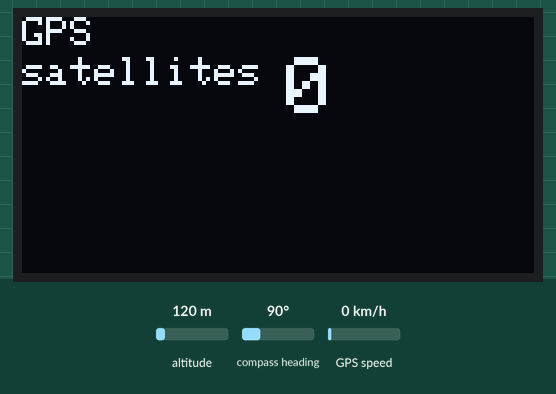
Simulated run of this sketch. Board: ESP8266 (NodeMCU). Parts: 128×64 one-colour display. The inputs (shaded band) are chosen by the test bench; at power-on: altitude 120 m, compass heading 90°, GPS speed 0 km/h. WiFi joins after 1.5 s; servers stay silent unless stated; the GPS gets a fix after 3 s at 37.7749, -122.4194 with 8 satellites; what the sketch prints to the serial monitor is not drawn.

Above: at 1.6 s.
At 3.6 s:
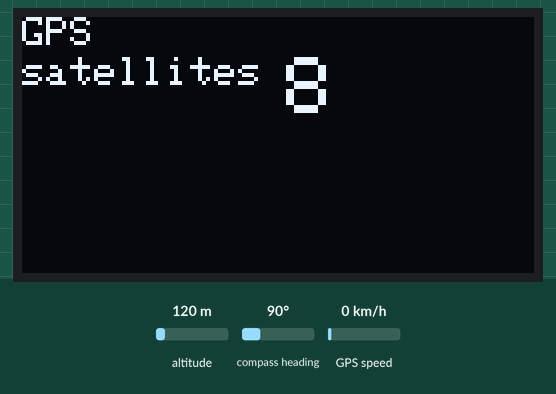

Measured:
- what the display in image 0 shows lasts 2.0 s, from 1.6 s to 3.6 s

The sketch:

esp8266_gpsreader_RoboProto.ino
```cpp
#include <TinyGPS++.h> // library for GPS module
#include <SoftwareSerial.h>
#include <ESP8266WiFi.h>
#include <SPI.h>
#include <Wire.h>
#include <Adafruit_GFX.h>
#include <Adafruit_SSD1306.h>
TinyGPSPlus gps;  // The TinyGPS++ object
SoftwareSerial ss(13, 12); // The serial connection to the GPS device
const char* ssid = "SSID SALASANA";
const char* password = "TÄHÄN SALASANA";
float latitude , longitude;
int year , month , date, hour , minute , second;
String date_str , time_str , lat_str , lng_str;
int pm;
WiFiServer server(80);

#define SCREEN_WIDTH 128 // OLED display width, in pixels
#define SCREEN_HEIGHT 64 // OLED display height, in pixels


#define OLED_RESET     -1 // Reset pin # (or -1 if sharing Arduino reset pin)
#define SCREEN_ADDRESS 0x3C ///< See datasheet for Address; 0x3D for 128x64, 0x3C for 128x32
Adafruit_SSD1306 display(SCREEN_WIDTH, SCREEN_HEIGHT, &Wire, OLED_RESET);

void setup()
{
 // display.drawPixel(10, 10, SSD1306_WHITE);
  Serial.begin(115200);
  ss.begin(9600);
  Serial.println();
  Serial.print("Connecting to ");
  Serial.println(ssid);
  WiFi.begin(ssid, password); //connecting to wifi
  while (WiFi.status() != WL_CONNECTED)// while wifi not connected
  {
    delay(500);
    Serial.print("."); //print "...."
  }

  Serial.println("");
  Serial.println("WiFi connected");
  server.begin();
  Serial.println("Server started");
  Serial.println(WiFi.localIP());  // Print the IP address
    if(!display.begin(SSD1306_SWITCHCAPVCC, SCREEN_ADDRESS)) {
    Serial.println(F("SSD1306 allocation failed"));
    for(;;); // Don't proceed, loop forever
    display.clearDisplay();
    display.display();
  }
}


void loop()
{

  while (ss.available() > 0) //while data is available
    if (gps.encode(ss.read())) //read gps data
    {
      if (gps.location.isValid()) //check whether gps location is valid
      {
        latitude = gps.location.lat();
        lat_str = String(latitude , 6); // latitude location is stored in a string
        longitude = gps.location.lng();
        lng_str = String(longitude , 6); //longitude location is stored in a string
      }
      if (gps.date.isValid()) //check whether gps date is valid
      {
        date_str = "";
        date = gps.date.day();
        month = gps.date.month();
        year = gps.date.year();
        if (date < 10)
          date_str = '0';
        date_str += String(date);// values of date,month and year are stored in a string
        date_str += " / ";

        if (month < 10)
          date_str += '0';
        date_str += String(month); // values of date,month and year are stored in a string
        date_str += " / ";
        if (year < 10)
          date_str += '0';
        date_str += String(year); // values of date,month and year are stored in a string
      }
      if (gps.time.isValid())  //check whether gps time is valid
      {
        time_str = "";
        hour = gps.time.hour();
        minute = gps.time.minute();
        second = gps.time.second();
        minute = (minute + 30); // converting to IST
        if (minute > 59)
        {
          minute = minute - 60;
          hour = hour + 1;
        }
        hour = (hour + 5) ;
        if (hour > 23)
          hour = hour - 24;   // converting to IST
        if (hour >= 12)  // checking whether AM or PM
          pm = 1;
        else
          pm = 0;
        hour = hour % 12;
        if (hour < 10)
          time_str = '0';
        time_str += String(hour); //values of hour,minute and time are stored in a string
        time_str += " : ";
        if (minute < 10)
          time_str += '0';
        time_str += String(minute); //values of hour,minute and time are stored in a string
        time_str += " : ";
        if (second < 10)
          time_str += '0';
        time_str += String(second); //values of hour,minute and time are stored in a string
        if (pm == 1)
          time_str += " PM ";
        else
          time_str += " AM ";
      }
     teksti();
    }

 WiFiClient client = server.available(); // Check if a client has connected
  if (!client)
  {
    return;
  }
  // Prepare the response
  String s = "HTTP/1.1 200 OK\r\nContent-Type: text/html\r\n\r\n <!DOCTYPE html> <html> <head> <title>GPS DATA</title> <style>";
  s += "a:link {background-color: YELLOW;text-decoration: none;}";
  s += "table, th, td </style> </head> <body> <h1  style=";
  s += "font-size:300%;";
  s += " ALIGN=CENTER> GPS DATA</h1>";
  s += "<p ALIGN=CENTER style=""font-size:150%;""";
  s += "> <b>Location Details</b></p> <table ALIGN=CENTER style=";
  s += "width:50%";
  s += "> <tr> <th>Latitude</th>";
  s += "<td ALIGN=CENTER >";
  s += lat_str;
  s += "</td> </tr> <tr> <th>Longitude</th> <td ALIGN=CENTER >";
  s += lng_str;
  s += "</td> </tr> <tr>  <th>Date</th> <td ALIGN=CENTER >";
  s += date_str;
  s += "</td></tr> <tr> <th>Time</th> <td ALIGN=CENTER >";
  s += time_str;
  s += "</td> </tr> <tr><th>sat num</th> <td ALIGN=CENTER >";
 s += gps.satellites.value();
 s +=  "</td>  </tr> </table> ";
  s += "</body> </html>";

  client.print(s); // all the values are send to the webpage
  delay(100);

}
void teksti(){
  display.clearDisplay();
  Serial.println("tekstissa");
  display.setTextSize(1);                               // Set OLED text size to small
  display.setTextColor(WHITE);                          // Set OLED color to White
  display.setCursor(0,0);                               // Set cursor to 0,0
  display.println("GPS ");
   display.setCursor(0,10);
  display.print("satellites " );
  display.setTextSize(2);
  display.println(gps.satellites.value());
  display.display();
  //display.println(TinyGPSPlus::libraryVersion());
}
```
